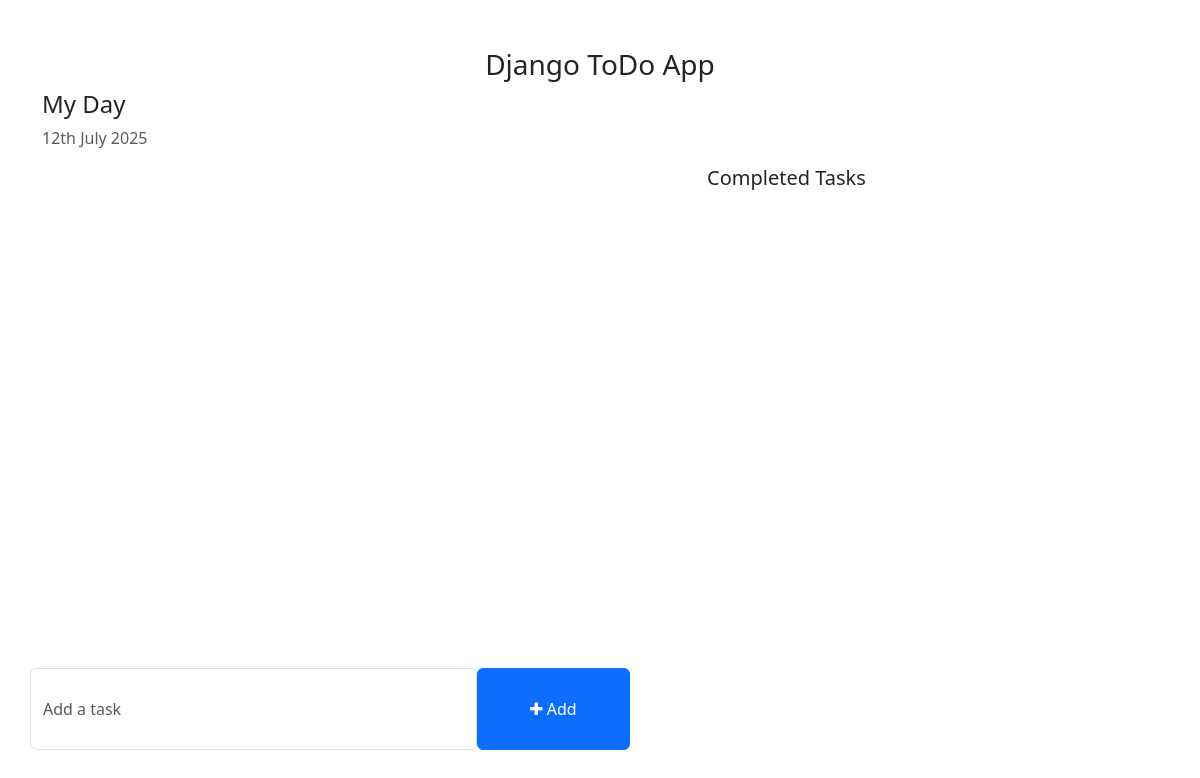
The app's page /, older data.
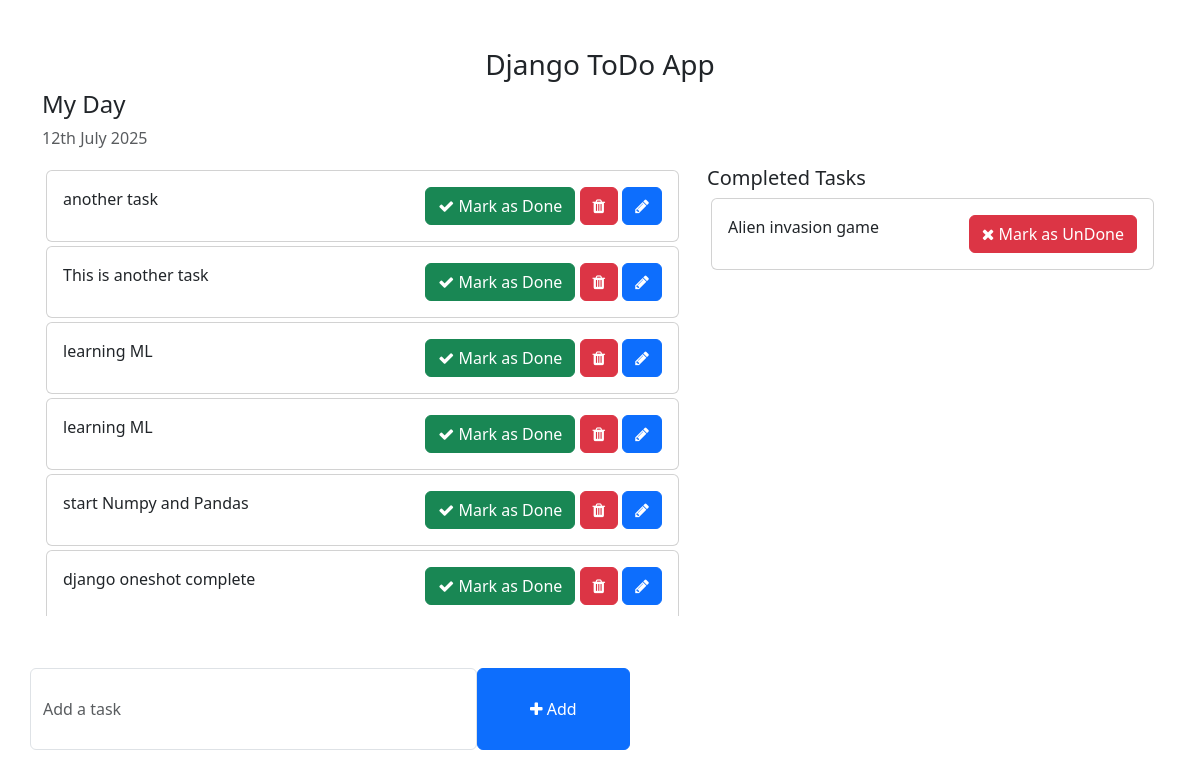
The same page, newer data.
### todo/models.py (models this page shows, shortened)
class Task(models.Model):
    task = models.CharField(max_length=200)
    completed = models.BooleanField(default=False)
    created_at = models.DateTimeField(auto_now_add=True)
    updated_at = models.DateTimeField(auto_now=True)

### todo_main/views.py (the view)
# urls.py: 2. Add a URL to urlpatterns:  path('', views.home, name='home')
def home(requests):
    tasks = Task.objects.filter(completed = False).order_by('-updated_at')
    completed_task = Task.objects.filter(completed = True)
    context = {
        'tasks': tasks,
        'completed_task' : completed_task
    }
    return render(requests, 'home.html', context)

### templates/home.html (shortened to what this page needs)
<!DOCTYPE html>
<html lang="en">
<head>
    <link href="https://cdn.jsdelivr.net/npm/bootstrap@5.3.0-alpha1/dist/css/bootstrap.min.css" rel="stylesheet">
    <link rel="stylesheet" href="https://cdnjs.cloudflare.com/ajax/libs/font-awesome/4.7.0/css/font-awesome.min.css">
</head>
<body>
    <div class="container">
        <h3 class="pt-5 text-center">Django ToDo App</h3>
        <div class="row">
            <h4>My Day</h4>
            <p class="text-muted">{% now "jS F Y" %}</p>
            <div class="col-md-7 col-lg-7" style="height: 450px; overflow: scroll;">
                {% for task in tasks %}
                <div class="card m-1">
                    <div class="card-body">
                        {{ task.task }}
                        <span style="position: relative; float: right;">
                            <a href="{% url 'mark_as_done' task.pk %}" class="btn btn-success"><i class="fa fa-check"></i> Mark as Done</a>
                            <a href="{% url 'delete_task' task.pk %}" class="btn btn-danger"><i class="fa fa-trash"></i></a>
                            <a href="{% url 'edit_task' task.id %}" class="btn btn-primary"><i class="fa fa-pencil"></i></a>
                        </span>
                    </div>
                </div>
                {% endfor %}
            </div>
            <div class="col-md-5 col-lg-5">
                <h5>Completed Tasks</h5>
                {% for comp_task in completed_task %}
                <div class="card m-1">
                    <div class="card-body">
                        {{ comp_task.task }}
                        <span style="position: relative; float: right;">
                            <a href="{% url 'mark_as_undone' comp_task.pk %}" class="btn btn-danger"><i class="fa fa-times"></i> Mark as UnDone</a>
                        </span>
                    </div>
                </div>
                {% endfor %}
            </div>
        </div>
        <div class="row">
            <div class="col-md-6 col-lg-6 p-0" style="position: absolute; bottom: 50px;">
                <form action="{% url 'addTask' %}" method="POST">
                    <div class="form-group">
                        <span style="display: flex;">
                            <input type="text" class="form-control" name="task" placeholder="Add a task">
                            <button type="submit" class="btn btn-primary" style="width: 200px;"><i class="fa fa-plus"></i> Add</button>
                        </span>
                    </div>
                </form>
            </div>
        </div>
    </div>
</body>
</html>

### templates/home.html (style rules this page uses)
.form-control { padding: 1.75rem .75rem !important; }

Row changes from the older to the newer data that the page shows:
added Task: task "another task", shown under "My Day"
added Task: task "This is another task", shown under "My Day"
added Task: task "learning ML", shown under "My Day"
added Task: task "learning ML", shown under "My Day"
added Task: task "start Numpy and Pandas", shown under "My Day"
added Task: task "django oneshot complete", shown under "My Day"
added Task: task "Alien invasion game", shown under "Completed Tasks"
